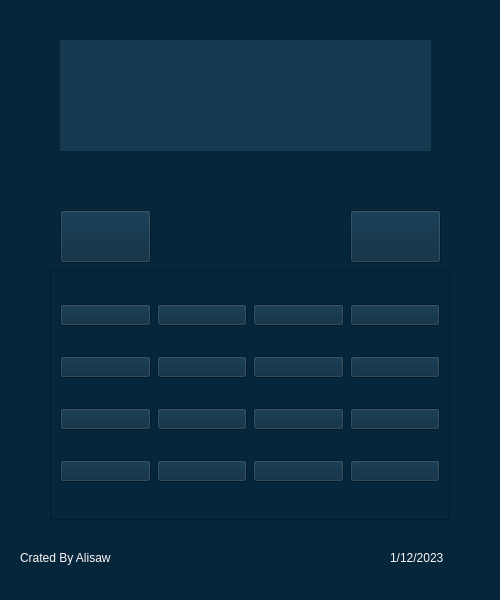
<?xml version="1.0" encoding="UTF-8"?>
<ui version="4.0">
 <class>Calculator</class>
 <widget class="QMainWindow" name="Calculator">
  <property name="geometry">
   <rect>
    <x>0</x>
    <y>0</y>
    <width>500</width>
    <height>600</height>
   </rect>
  </property>
  <property name="windowTitle">
   <string>Calculator</string>
  </property>
  <property name="windowIcon">
   <iconset>
    <normaloff>icons/icons8_calculator_100px_2.png</normaloff>icons/icons8_calculator_100px_2.png</iconset>
  </property>
  <property name="styleSheet">
   <string notr="true">background-color:#05263B;
opacity: 0.8;</string>
  </property>
  <widget class="QWidget" name="centralwidget">
   <property name="enabled">
    <bool>true</bool>
   </property>
   <widget class="QFrame" name="ButtonFrame">
    <property name="geometry">
     <rect>
      <x>50</x>
      <y>270</y>
      <width>400</width>
      <height>250</height>
     </rect>
    </property>
    <property name="frameShape">
     <enum>QFrame::StyledPanel</enum>
    </property>
    <property name="frameShadow">
     <enum>QFrame::Raised</enum>
    </property>
    <layout class="QGridLayout" name="gridLayout">
     <item row="2" column="3">
      <widget class="QPushButton" name="BMinus">
       <property name="styleSheet">
        <string notr="true">QPushButton:hover{
	background-color: #163B50;
}
</string>
       </property>
       <property name="text">
        <string/>
       </property>
       <property name="icon">
        <iconset>
         <normaloff>icons/icons8_subtract_100px.png</normaloff>icons/icons8_subtract_100px.png</iconset>
       </property>
       <property name="iconSize">
        <size>
         <width>55</width>
         <height>50</height>
        </size>
       </property>
       <property name="shortcut">
        <string>-</string>
       </property>
      </widget>
     </item>
     <item row="2" column="1">
      <widget class="QPushButton" name="BN2">
       <property name="styleSheet">
        <string notr="true">QPushButton:hover{
	background-color: #163B50;
}
</string>
       </property>
       <property name="text">
        <string/>
       </property>
       <property name="icon">
        <iconset>
         <normaloff>icons/icons8_2_100px_1.png</normaloff>icons/icons8_2_100px_1.png</iconset>
       </property>
       <property name="iconSize">
        <size>
         <width>55</width>
         <height>50</height>
        </size>
       </property>
       <property name="shortcut">
        <string>2</string>
       </property>
      </widget>
     </item>
     <item row="1" column="0">
      <widget class="QPushButton" name="BN4">
       <property name="autoFillBackground">
        <bool>false</bool>
       </property>
       <property name="styleSheet">
        <string notr="true">QPushButton:hover{
	background-color: #163B50;
}
</string>
       </property>
       <property name="text">
        <string/>
       </property>
       <property name="icon">
        <iconset>
         <normaloff>icons/icons8_4_100px_1.png</normaloff>icons/icons8_4_100px_1.png</iconset>
       </property>
       <property name="iconSize">
        <size>
         <width>55</width>
         <height>50</height>
        </size>
       </property>
       <property name="shortcut">
        <string>4</string>
       </property>
      </widget>
     </item>
     <item row="3" column="2">
      <widget class="QPushButton" name="BDot">
       <property name="sizePolicy">
        <sizepolicy hsizetype="Minimum" vsizetype="Minimum">
         <horstretch>0</horstretch>
         <verstretch>50</verstretch>
        </sizepolicy>
       </property>
       <property name="styleSheet">
        <string notr="true">QPushButton:hover{
	background-color: #163B50;
}
</string>
       </property>
       <property name="text">
        <string/>
       </property>
       <property name="icon">
        <iconset>
         <normaloff>icons/icons8_filled_circle_100px.png</normaloff>icons/icons8_filled_circle_100px.png</iconset>
       </property>
       <property name="iconSize">
        <size>
         <width>55</width>
         <height>14</height>
        </size>
       </property>
       <property name="shortcut">
        <string>.</string>
       </property>
      </widget>
     </item>
     <item row="0" column="3">
      <widget class="QPushButton" name="BMultible">
       <property name="styleSheet">
        <string notr="true">QPushButton:hover{
	background-color: #163B50;
}
</string>
       </property>
       <property name="text">
        <string/>
       </property>
       <property name="icon">
        <iconset>
         <normaloff>icons/icons8_multiply_100px.png</normaloff>icons/icons8_multiply_100px.png</iconset>
       </property>
       <property name="iconSize">
        <size>
         <width>55</width>
         <height>50</height>
        </size>
       </property>
       <property name="shortcut">
        <string>*</string>
       </property>
      </widget>
     </item>
     <item row="1" column="3">
      <widget class="QPushButton" name="BDivide">
       <property name="autoFillBackground">
        <bool>false</bool>
       </property>
       <property name="styleSheet">
        <string notr="true">QPushButton:hover{
	background-color: #163B50;
}
</string>
       </property>
       <property name="text">
        <string/>
       </property>
       <property name="icon">
        <iconset>
         <normaloff>icons/icons8_divide_100px.png</normaloff>icons/icons8_divide_100px.png</iconset>
       </property>
       <property name="iconSize">
        <size>
         <width>55</width>
         <height>50</height>
        </size>
       </property>
       <property name="shortcut">
        <string>/</string>
       </property>
      </widget>
     </item>
     <item row="0" column="1">
      <widget class="QPushButton" name="BN8">
       <property name="styleSheet">
        <string notr="true">QPushButton:hover{
	background-color: #163B50;
}
</string>
       </property>
       <property name="text">
        <string/>
       </property>
       <property name="icon">
        <iconset>
         <normaloff>icons/icons8_8_100px_1.png</normaloff>icons/icons8_8_100px_1.png</iconset>
       </property>
       <property name="iconSize">
        <size>
         <width>55</width>
         <height>50</height>
        </size>
       </property>
       <property name="shortcut">
        <string>8</string>
       </property>
      </widget>
     </item>
     <item row="3" column="0">
      <widget class="QPushButton" name="BEqual">
       <property name="styleSheet">
        <string notr="true">QPushButton:hover{
	background-color: #163B50;
}
</string>
       </property>
       <property name="text">
        <string/>
       </property>
       <property name="icon">
        <iconset>
         <normaloff>icons/icons8_equal_sign_100px.png</normaloff>icons/icons8_equal_sign_100px.png</iconset>
       </property>
       <property name="iconSize">
        <size>
         <width>55</width>
         <height>50</height>
        </size>
       </property>
       <property name="shortcut">
        <string>Enter</string>
       </property>
      </widget>
     </item>
     <item row="3" column="3">
      <widget class="QPushButton" name="BPlus">
       <property name="styleSheet">
        <string notr="true">QPushButton:hover{
	background-color: #163B50;
}
</string>
       </property>
       <property name="text">
        <string/>
       </property>
       <property name="icon">
        <iconset>
         <normaloff>icons/icons8_plus_math_100px.png</normaloff>icons/icons8_plus_math_100px.png</iconset>
       </property>
       <property name="iconSize">
        <size>
         <width>55</width>
         <height>50</height>
        </size>
       </property>
       <property name="shortcut">
        <string>+</string>
       </property>
      </widget>
     </item>
     <item row="2" column="0">
      <widget class="QPushButton" name="BN1">
       <property name="styleSheet">
        <string notr="true">QPushButton:hover{
	background-color: #163B50;
}
</string>
       </property>
       <property name="text">
        <string/>
       </property>
       <property name="icon">
        <iconset>
         <normaloff>icons/icons8_1_100px_1.png</normaloff>icons/icons8_1_100px_1.png</iconset>
       </property>
       <property name="iconSize">
        <size>
         <width>55</width>
         <height>50</height>
        </size>
       </property>
       <property name="shortcut">
        <string>1</string>
       </property>
      </widget>
     </item>
     <item row="2" column="2">
      <widget class="QPushButton" name="BN3">
       <property name="styleSheet">
        <string notr="true">QPushButton:hover{
	background-color: #163B50;
}
</string>
       </property>
       <property name="text">
        <string/>
       </property>
       <property name="icon">
        <iconset>
         <normaloff>icons/icons8_3_100px_2.png</normaloff>icons/icons8_3_100px_2.png</iconset>
       </property>
       <property name="iconSize">
        <size>
         <width>55</width>
         <height>50</height>
        </size>
       </property>
       <property name="shortcut">
        <string>3</string>
       </property>
      </widget>
     </item>
     <item row="3" column="1">
      <widget class="QPushButton" name="BN0">
       <property name="styleSheet">
        <string notr="true">QPushButton:hover{
	background-color: #163B50;
}
</string>
       </property>
       <property name="text">
        <string/>
       </property>
       <property name="icon">
        <iconset>
         <normaloff>icons/icons8_0_100px_2.png</normaloff>icons/icons8_0_100px_2.png</iconset>
       </property>
       <property name="iconSize">
        <size>
         <width>55</width>
         <height>50</height>
        </size>
       </property>
       <property name="shortcut">
        <string>0</string>
       </property>
      </widget>
     </item>
     <item row="0" column="0">
      <widget class="QPushButton" name="BN7">
       <property name="sizePolicy">
        <sizepolicy hsizetype="Minimum" vsizetype="Minimum">
         <horstretch>0</horstretch>
         <verstretch>0</verstretch>
        </sizepolicy>
       </property>
       <property name="styleSheet">
        <string notr="true">QPushButton:hover{
	background-color: #163B50;
}
</string>
       </property>
       <property name="text">
        <string/>
       </property>
       <property name="icon">
        <iconset>
         <normaloff>icons/icons8_7_100px_1.png</normaloff>icons/icons8_7_100px_1.png</iconset>
       </property>
       <property name="iconSize">
        <size>
         <width>55</width>
         <height>50</height>
        </size>
       </property>
       <property name="shortcut">
        <string>7</string>
       </property>
      </widget>
     </item>
     <item row="0" column="2">
      <widget class="QPushButton" name="BN9">
       <property name="sizePolicy">
        <sizepolicy hsizetype="Minimum" vsizetype="Preferred">
         <horstretch>0</horstretch>
         <verstretch>7</verstretch>
        </sizepolicy>
       </property>
       <property name="styleSheet">
        <string notr="true">QPushButton:hover{
	background-color: #163B50;
}
</string>
       </property>
       <property name="text">
        <string/>
       </property>
       <property name="icon">
        <iconset>
         <normaloff>icons/icons8_9_100px_1.png</normaloff>icons/icons8_9_100px_1.png</iconset>
       </property>
       <property name="iconSize">
        <size>
         <width>55</width>
         <height>50</height>
        </size>
       </property>
       <property name="shortcut">
        <string>9</string>
       </property>
      </widget>
     </item>
     <item row="1" column="2">
      <widget class="QPushButton" name="BN6">
       <property name="minimumSize">
        <size>
         <width>9</width>
         <height>6</height>
        </size>
       </property>
       <property name="sizeIncrement">
        <size>
         <width>35</width>
         <height>17</height>
        </size>
       </property>
       <property name="baseSize">
        <size>
         <width>14</width>
         <height>17</height>
        </size>
       </property>
       <property name="styleSheet">
        <string notr="true">QPushButton:hover{
	background-color: #163B50;
}
</string>
       </property>
       <property name="text">
        <string/>
       </property>
       <property name="icon">
        <iconset>
         <normaloff>icons/icons8_6_100px_1.png</normaloff>icons/icons8_6_100px_1.png</iconset>
       </property>
       <property name="iconSize">
        <size>
         <width>55</width>
         <height>50</height>
        </size>
       </property>
       <property name="shortcut">
        <string>6</string>
       </property>
      </widget>
     </item>
     <item row="1" column="1">
      <widget class="QPushButton" name="BN5">
       <property name="styleSheet">
        <string notr="true">QPushButton:hover{
	background-color: #163B50;
}

</string>
       </property>
       <property name="text">
        <string/>
       </property>
       <property name="icon">
        <iconset>
         <normaloff>icons/icons8_5_100px_1.png</normaloff>icons/icons8_5_100px_1.png</iconset>
       </property>
       <property name="iconSize">
        <size>
         <width>55</width>
         <height>50</height>
        </size>
       </property>
       <property name="shortcut">
        <string>5</string>
       </property>
      </widget>
     </item>
    </layout>
   </widget>
   <widget class="QFrame" name="frame">
    <property name="enabled">
     <bool>true</bool>
    </property>
    <property name="geometry">
     <rect>
      <x>60</x>
      <y>40</y>
      <width>371</width>
      <height>111</height>
     </rect>
    </property>
    <property name="styleSheet">
     <string notr="true">background-color:#163B50;
border:#9CA6B8;
</string>
    </property>
    <property name="frameShape">
     <enum>QFrame::StyledPanel</enum>
    </property>
    <property name="frameShadow">
     <enum>QFrame::Raised</enum>
    </property>
    <widget class="QLabel" name="PanelLable">
     <property name="geometry">
      <rect>
       <x>6</x>
       <y>2</y>
       <width>361</width>
       <height>101</height>
      </rect>
     </property>
     <property name="font">
      <font>
       <family>Dosis Light</family>
       <pointsize>18</pointsize>
       <weight>50</weight>
       <italic>false</italic>
       <bold>false</bold>
       <underline>false</underline>
       <strikeout>false</strikeout>
       <stylestrategy>PreferDefault</stylestrategy>
       <kerning>true</kerning>
      </font>
     </property>
     <property name="styleSheet">
      <string notr="true"/>
     </property>
     <property name="text">
      <string/>
     </property>
    </widget>
   </widget>
   <widget class="QPushButton" name="BClear">
    <property name="geometry">
     <rect>
      <x>60</x>
      <y>210</y>
      <width>91</width>
      <height>53</height>
     </rect>
    </property>
    <property name="sizePolicy">
     <sizepolicy hsizetype="Minimum" vsizetype="Minimum">
      <horstretch>0</horstretch>
      <verstretch>0</verstretch>
     </sizepolicy>
    </property>
    <property name="font">
     <font>
      <family>Montserrat ExtraBold</family>
      <pointsize>33</pointsize>
     </font>
    </property>
    <property name="styleSheet">
     <string notr="true">
QPushButton:hover{
	background-color: #163B50;
}
</string>
    </property>
    <property name="text">
     <string/>
    </property>
    <property name="icon">
     <iconset>
      <normaloff>icons/icons8_circled_c_100px.png</normaloff>icons/icons8_circled_c_100px.png</iconset>
    </property>
    <property name="iconSize">
     <size>
      <width>55</width>
      <height>50</height>
     </size>
    </property>
    <property name="shortcut">
     <string>C</string>
    </property>
   </widget>
   <widget class="QPushButton" name="BDelet">
    <property name="geometry">
     <rect>
      <x>350</x>
      <y>210</y>
      <width>91</width>
      <height>53</height>
     </rect>
    </property>
    <property name="sizePolicy">
     <sizepolicy hsizetype="Minimum" vsizetype="Minimum">
      <horstretch>0</horstretch>
      <verstretch>0</verstretch>
     </sizepolicy>
    </property>
    <property name="styleSheet">
     <string notr="true">QPushButton:hover{
	background-color: #163B50;
}
</string>
    </property>
    <property name="text">
     <string/>
    </property>
    <property name="icon">
     <iconset>
      <normaloff>icons/icons8_clear_symbol_100px.png</normaloff>icons/icons8_clear_symbol_100px.png</iconset>
    </property>
    <property name="iconSize">
     <size>
      <width>55</width>
      <height>50</height>
     </size>
    </property>
    <property name="shortcut">
     <string>Backspace</string>
    </property>
   </widget>
   <widget class="QLabel" name="label">
    <property name="geometry">
     <rect>
      <x>20</x>
      <y>550</y>
      <width>101</width>
      <height>16</height>
     </rect>
    </property>
    <property name="styleSheet">
     <string notr="true">color: rgb(255, 248, 246);</string>
    </property>
    <property name="text">
     <string>Crated By Alisaw</string>
    </property>
   </widget>
   <widget class="QLabel" name="label_2">
    <property name="geometry">
     <rect>
      <x>390</x>
      <y>550</y>
      <width>91</width>
      <height>16</height>
     </rect>
    </property>
    <property name="styleSheet">
     <string notr="true">color: rgb(255, 248, 246);</string>
    </property>
    <property name="text">
     <string>1/12/2023</string>
    </property>
   </widget>
  </widget>
  <widget class="QMenuBar" name="menubar">
   <property name="geometry">
    <rect>
     <x>0</x>
     <y>0</y>
     <width>500</width>
     <height>21</height>
    </rect>
   </property>
  </widget>
  <widget class="QStatusBar" name="statusbar"/>
 </widget>
 <resources/>
 <connections/>
</ui>
